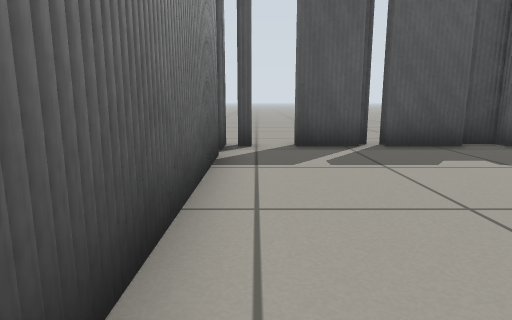
View 1 (above)

20 first-person views from a walk through a world built for the Gazebo simulator. The camera is 0.5 m above the floor, tilts 10° down and sees 75° across. The floor is counted in squares, 0.5 m on a side. Each view is taken from the middle of a square. On the plan, view 1 faces up. The plan holds only what a view shows up to about 12 squares ahead; the rest is blank.

View 2
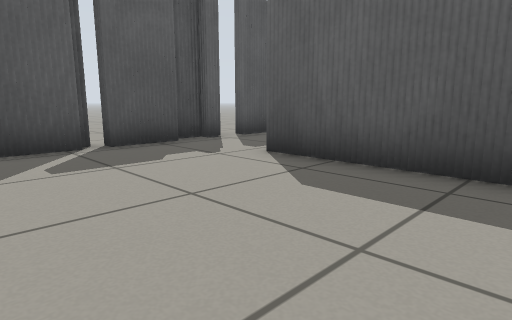

View 3
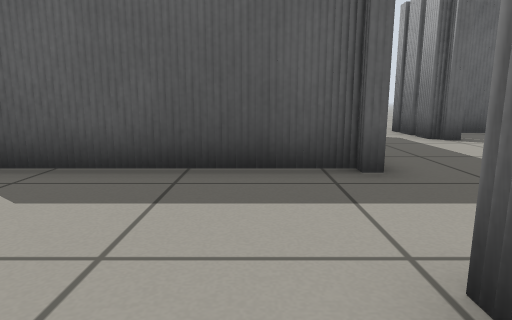

View 4
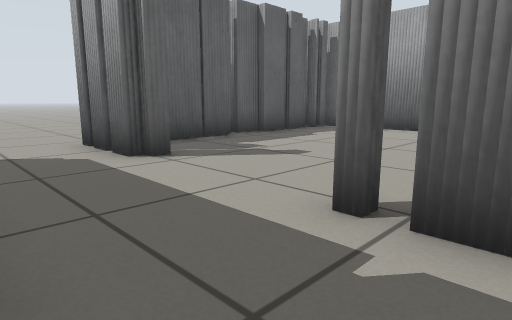

View 5
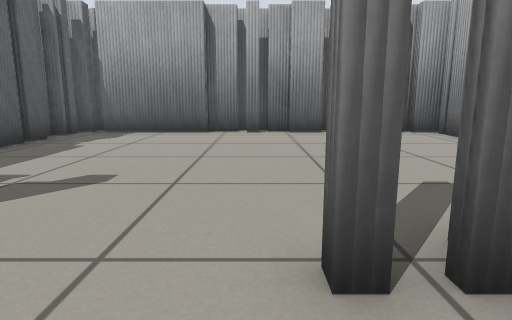

View 6
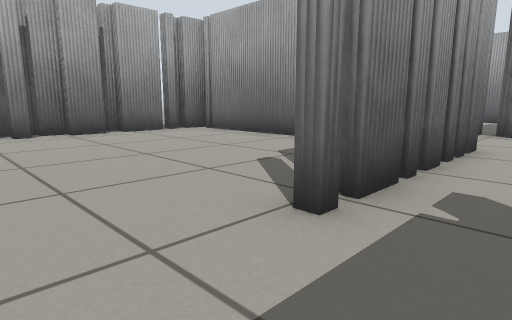

View 7
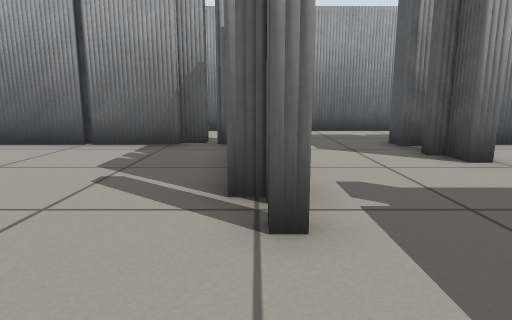

View 8
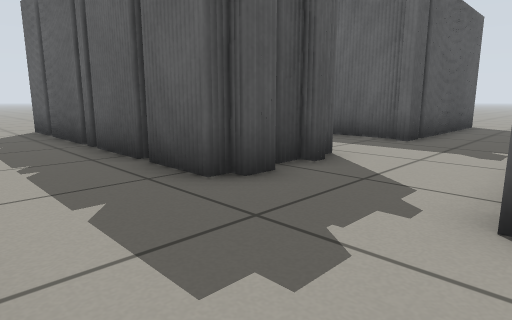

View 9
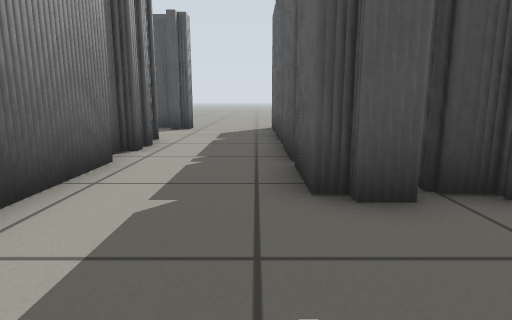

View 10
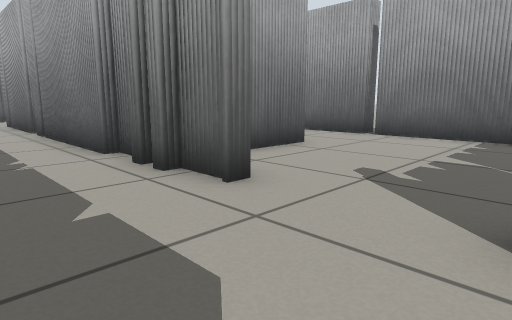

View 11
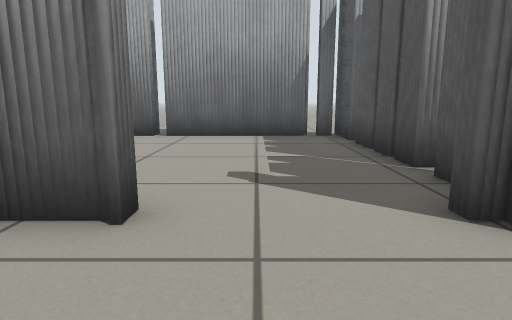

View 12
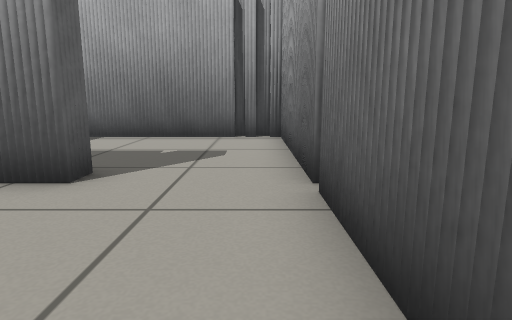

View 13
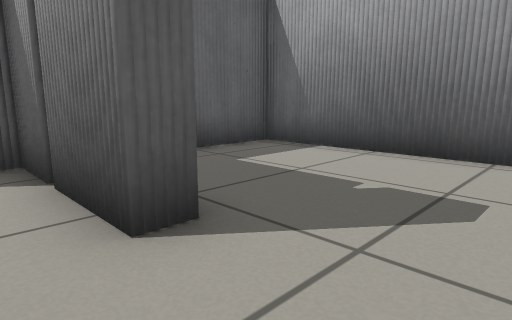

View 14
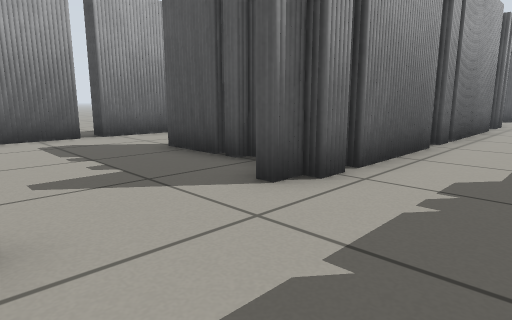

View 15
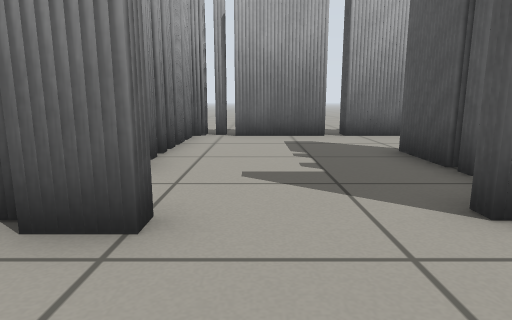

View 16
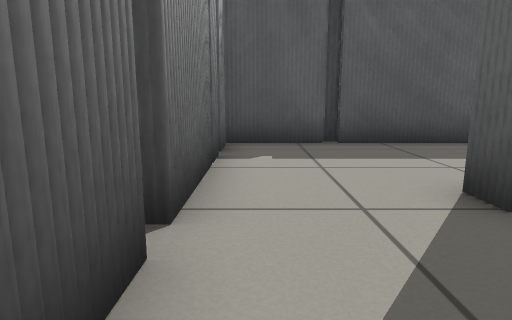

View 17
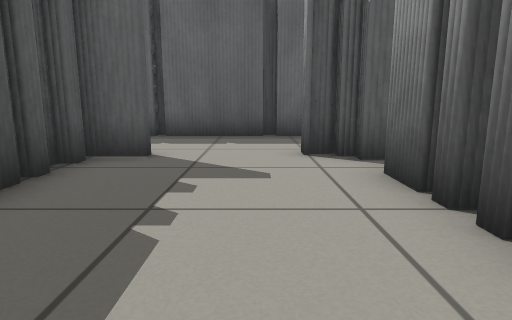

View 18
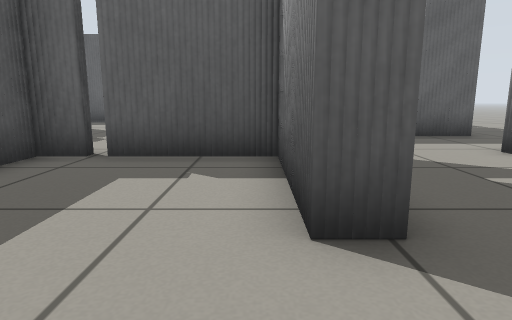

View 19
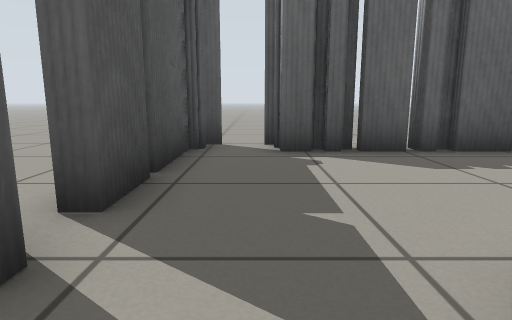

View 20
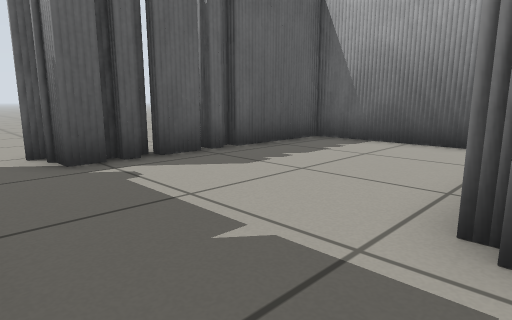

### Floor plan
Key: @ floor where view 1 was taken; # wall or solid block; x gap in a wall; . floor.
Columns run from 13 left of view 1 to 13 right of it. Each row starts with its distance up from view 1.
 10             ...
  9            ....     ...
  8  ##x##x##  .#xx#x#xxxx##
  7  #......#...#..........###.
  6  #..........#............x.
  5  #..........#...........##
  4  #..........#.....#.....#.
  3  #......#...#.....#.....#.
  2  #...####...#.....#.....#
  1  #....  #...#.....#.....#
  0  #......#...#@....# ....#
 -1  #......#...###...#######
 -2  #......#.........######
 -3  #......#..................
 -4  ########..................
 -5  #......x...######....###..
 -6  #......#...#...........#
 -7  #......#.. #...........#
 -8  #......#.. #...........#
 -9 .#...####...#...........#
-10 .x......#...#...........#
-11  #..........#...........#
-12  #..........#...........#
-13  #......#...#...........#
-14  ########...#############
-15            ....#####   ##
-16              ..

Positions as (right, up) in squares from view 1, and headings:
1: (0, 0), facing up
2: (0, 0), facing up-right
3: (0, 0), facing right
4: (3, -2), facing down-right
5: (5, -3), facing down
6: (7, -3), facing down-left
7: (7, -5), facing left
8: (-4, -5), facing up-right
9: (-2, -5), facing up
10: (-2, 7), facing down-left
11: (-2, 5), facing left
12: (-11, 6), facing down
13: (-11, 3), facing down-right
14: (-2, -13), facing up-left
15: (-2, -12), facing left
16: (-11, -12), facing up
17: (-11, -12), facing right
18: (-11, -8), facing right
19: (4, 6), facing right
20: (5, 7), facing down-right
